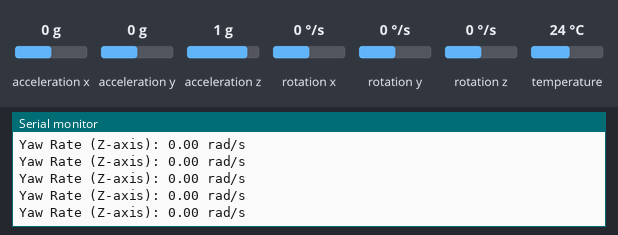
A sketch run on a simulated ESP32. Parts: the last lines printed to the serial monitor. Inputs (shaded band) come from the test bench; at power-on: rotation z 0 °/s, acceleration x 0 g, acceleration y 0 g, acceleration z 1 g, rotation x 0 °/s, rotation y 0 °/s, temperature 24 °C.

Above: at 1.3 s.
1.4 s: rotation z set to -192 °/s
At 1.44 s:
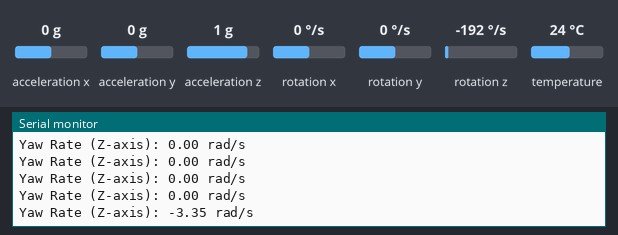
2.9 s: rotation z set to -100 °/s
At 2.97 s:
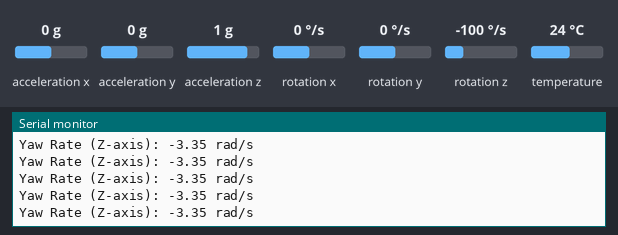
Timing chart, 0 to 5.9 s (numbered marks = the images above; inputs shaded):
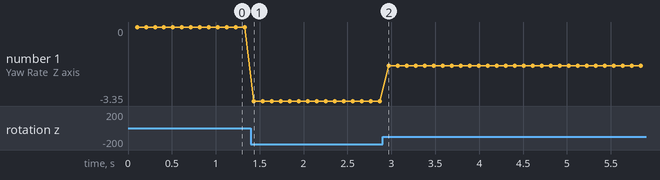

The sketch:

IMU_test.ino
```cpp
#include <Wire.h>
#include <Adafruit_MPU6050.h>
#include <Adafruit_Sensor.h>

Adafruit_MPU6050 mpu;

void setup() {
  Serial.begin(115200);
  while (!Serial) { delay(10); }

  Serial.println("Starting Hacked Adafruit MPU6050...");

  // 1. Force the ESP32 to permanently change its default I2C pins
  Wire.setPins(21, 23);
  Wire.begin();

  delay(100); // Give the sensor a moment to wake up

  // 2. Initialize Adafruit (Passing the custom Wire object)
  if (!mpu.begin(0x68, &Wire)) {
    Serial.println("ERROR: Failed to find MPU6050 chip!");
    while (1) { delay(10); }
  }

  Serial.println("SUCCESS: Adafruit Library Accepted the Sensor!");

  mpu.setAccelerometerRange(MPU6050_RANGE_8_G);
  mpu.setGyroRange(MPU6050_RANGE_500_DEG);
  mpu.setFilterBandwidth(MPU6050_BAND_21_HZ);
}

void loop() {
  sensors_event_t a, g, temp;
  mpu.getEvent(&a, &g, &temp);

  Serial.print("Yaw Rate (Z-axis): ");
  Serial.print(g.gyro.z);
  Serial.println(" rad/s");

  delay(100);
}
```

Measured:
- after the input at 1.4 s, the serial monitor: prints a new line at once (image 1)
- plotted number 1: 0 → -3.35 after the input at 1.4 s, -3.35 → -1.75 after the input at 2.9 s
